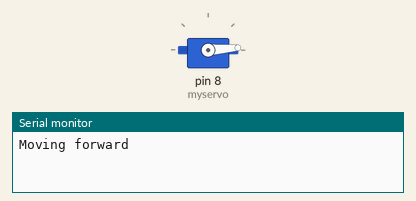
Simulated run of this sketch. Board: Arduino Uno, built with avr-gcc and run on an emulated ATmega328P. Shown: servo, the last lines printed to the serial monitor.

Above: at 0.05 s.
At 0.65 s:
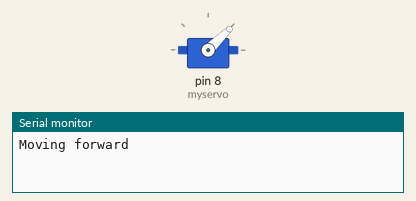
At 1.2 s:
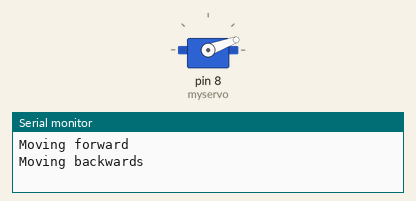
Timing chart, 0 to 3.4 s (numbered marks = the images above):
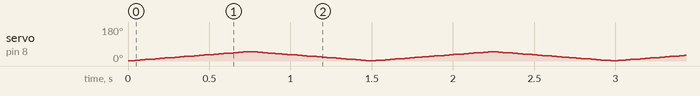

The sketch:

testing_servo.ino
```cpp
#include <Servo.h>

Servo myservo;

int pos = 0;

void setup() {
  Serial.begin(9600);
  myservo.attach(8);
}

void loop() {
  Serial.println("Moving forward");
  // goes from 10 degrees to 170 degrees
  for (pos = 1; pos < 50; pos += 1) {
    myservo.write(pos);
    delay(15);
  }

  Serial.println("Moving backwards");
  // goes from 180 degrees to 0 degrees
  for (pos = 50; pos >= 1; pos-=1) {
    myservo.write(pos);
    delay(15);
  }
}
```
